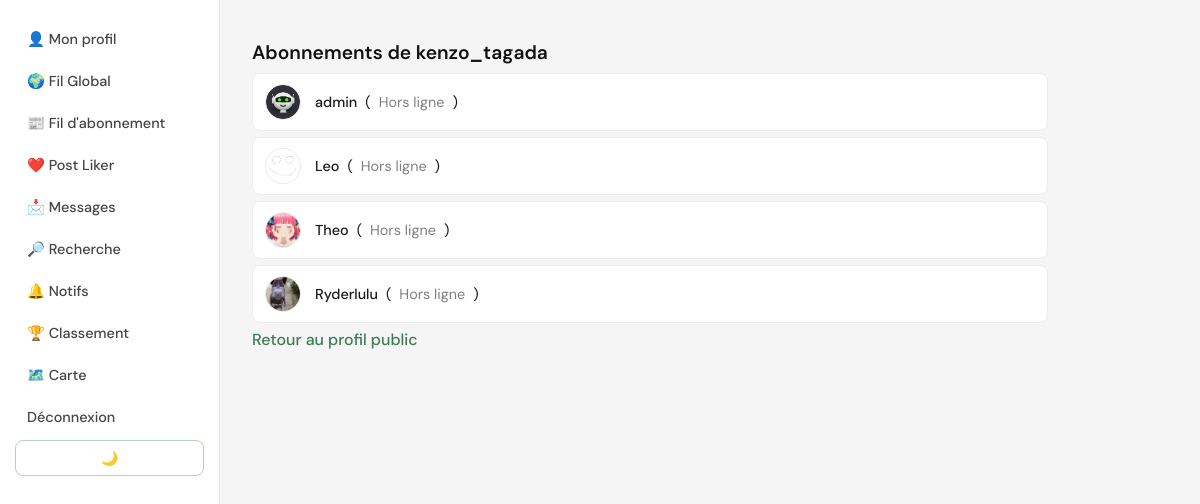
/abonnement/1 (signed in), run on the app's committed database.
### tables this page shows
CREATE TABLE users (
            id INTEGER PRIMARY KEY AUTOINCREMENT,
            username TEXT NOT NULL,
            email TEXT NOT NULL UNIQUE,
            password TEXT NOT NULL
        , avatar_url TEXT, bio TEXT, created_at TEXT, last_seen TIMESTAMP, last_login_date DATE, streak_days INTEGER DEFAULT 0, latitude REAL, longitude REAL, photo_url TEXT, banner_url TEXT, border_color TEXT DEFAULT '#4CAF50');

### __init__.py (the view)
@app.route('/abonnement')
@app.route('/abonnement/<int:user_id>')
def abonnement(user_id=None):
    if 'user_id' not in session:
        return redirect(url_for('connexion'))
    target_id = user_id or session['user_id']
    conn = get_db_connection()
    cursor = conn.cursor()
    cursor.execute(
        'SELECT COUNT(*) as count FROM notifications WHERE user_id = ? AND seen = 0',
        (session['user_id'],)
    )
    notif_count = cursor.fetchone()['count']
    cursor.execute('SELECT username FROM users WHERE id = ?', (target_id,))
    profile_user = cursor.fetchone()
    if not profile_user:
        cursor.close()
        conn.close()
        return 'Utilisateur introuvable'
    profile_username = profile_user['username']
    cursor.execute('''
        SELECT u.id, u.username, u.avatar_url, u.last_seen
        FROM followers f
        JOIN users u ON u.id = f.followed_id
        WHERE f.follower_id = ?
    ''', (target_id,))
    abonnements = []
    for abo in cursor.fetchall():
        abo_dict = dict(abo)
        abo_dict['status'] = get_online_status(abo['last_seen'])
        abo_dict['avatar_url'] = abo_dict.get('avatar_url') or 'default.png'
        abonnements.append(abo_dict)
    cursor.close()
    conn.close()
    return render_template(
        'abonnement.html',
        abonnements=abonnements,
        notif_count=notif_count,
        username=session.get('username'),
        profile_username=profile_username,
        target_id=target_id,
        own_profile=(target_id == session['user_id'])
    )

### __init__.py (called while the page is built)
def get_online_status(last_seen):
    if not last_seen:
        return "Hors ligne"
    last_seen_dt = datetime.strptime(last_seen, '%Y-%m-%d %H:%M:%S')
    if datetime.utcnow() - last_seen_dt <= timedelta(minutes=5):
        return "En ligne"
    return "Hors ligne"

def get_db_connection():
    conn = sqlite3.connect(DB_PATH)
    conn.row_factory = sqlite3.Row
    conn.execute("PRAGMA foreign_keys = ON")
    conn.execute("PRAGMA journal_mode=WAL")
    return conn

### templates/abonnement.html (shortened to what this page needs)
<!DOCTYPE html>
<html lang="fr">
<head>
    <link rel="stylesheet" href="{{ url_for('static', filename='abonnement.css') }}">
</head>
<body>
<header>
    <nav>
        <a href="{{ url_for('profil') }}">👤 Mon profil</a>
		<a href="{{ url_for('feed_global') }}">🌍 Fil Global</a>
        <a href="{{ url_for('feed_abonnement') }}">📰 Fil d'abonnement</a>
		<a href="{{ url_for('posts_likes') }}">❤️ Post Liker</a>
        <a href="{{ url_for('messagerie') }}">📩 Messages</a>
		<a href="{{ url_for('recherche') }}">🔎 Recherche</a>
        <a href="{{ url_for('notifications') }}">🔔 Notifs</a>
        <a href="{{ url_for('leaderboard') }}">🏆 Classement</a>
        <a href="{{ url_for('carte') }}">🗺️ Carte</a>
        <a href="{{ url_for('deconnexion') }}">Déconnexion</a>
		<button id="themeToggle">🌙</button>
    </nav>
</header>
<main>
<h2>{{ 'Mes abonnements' if own_profile else 'Abonnements de ' + profile_username }}</h2>
<ul>
{% if abonnements %}
    {% for abo in abonnements %}
        <li>
            <img src="{{ url_for('static', filename='avatars/' ~ (abo.avatar_url or 'default.png')) }}" class="avatar">
            <a href="{{ url_for('profil_public', user_id=abo.id) }}">{{ abo.username }}</a>
            (<span id="user-status-{{ abo.id }}" style="color: {{ 'green' if abo.status == 'En ligne' else 'gray' }};">
            </span>)
        </li>
    {% endfor %}
{% else %}
    <li>Pas encore d'abonnement</li>
{% endif %}
</ul>
<a href="{{ url_for('profil_public', user_id=target_id) if not own_profile else url_for('profil') }}">Retour {{ 'au profil' if own_profile else 'au profil public' }}</a>
</main>
</body>
</html>

### static/abonnement.css (style rules this page uses)
*, *::before, *::after { box-sizing: border-box; margin: 0; padding: 0; }
body { font-family: 'DM Sans', sans-serif; background-color: #f5f5f5; color: #1a1a1a; display: flex; min-height: 100vh; }
header { background-color: #fff; padding: 20px 15px; border-right: 1px solid #e8e8e8; position: fixed; left: 0; top: 0; height: 100vh; width: 220px; overflow-y: auto; z-index: 100; }
nav { display: flex; flex-direction: column; gap: 4px; }
nav a { color: #444; text-decoration: none; font-weight: 500; font-size: 0.9rem; padding: 10px 12px; border-radius: 8px; transition: background 0.15s, color 0.15s; display: block; }
main { margin-left: 220px; flex: 1; padding: 24px 32px; min-height: 100vh; max-width: 860px; }
h2 { font-size: 1.2rem; font-weight: 600; color: #111; margin: 1rem 0 0.5rem; }
a { color: #3d7a55; font-weight: 500; text-decoration: none; transition: color 0.2s; }
button, button[type="submit"] { padding: 0.5rem 1.1rem; background: #fff; color: #1a1a1a; border: 1.5px solid #b4d3b2; border-radius: 8px; font-family: 'DM Sans', sans-serif; font-size: 0.87rem; font-weight: 500; cursor: pointer; transition: background 0.2s, border-color 0.2s; }
.avatar, img.avatar { width: 36px; height: 36px; border-radius: 50%; object-fit: cover; vertical-align: middle; margin-right: 6px; border: 1.5px solid #e8e8e8; }
ul { list-style: none; padding: 0; }
ul li { display: flex; align-items: center; padding: 10px 12px; margin-bottom: 6px; background: #fff; border-radius: 8px; border: 1px solid #ebebeb; font-size: 0.9rem; gap: 8px; }
ul li a { color: #1a1a1a; }

### data on the page
users: username "Abonnements de kenzo_tagada"
users: avatar_url (picture), username "admin"
users: avatar_url (picture), username "Leo"
users: avatar_url (picture), username "Theo"
users: avatar_url (picture), username "Ryderlulu"

### other printed values
{{ 'au profil' if own_profile else 'au profil public' }} "au profil public"
